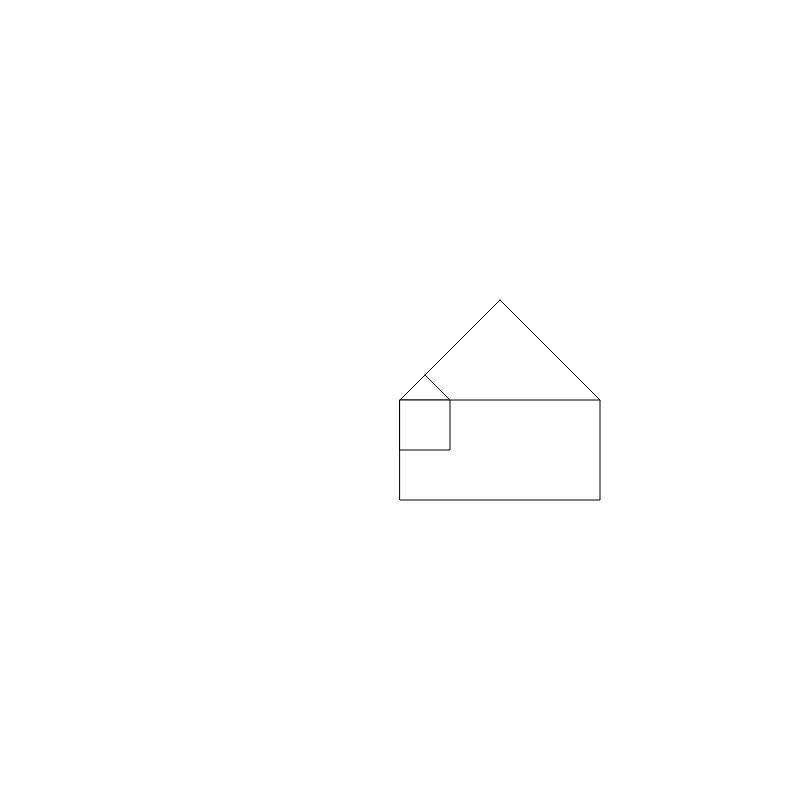
Frame 1 (no input)
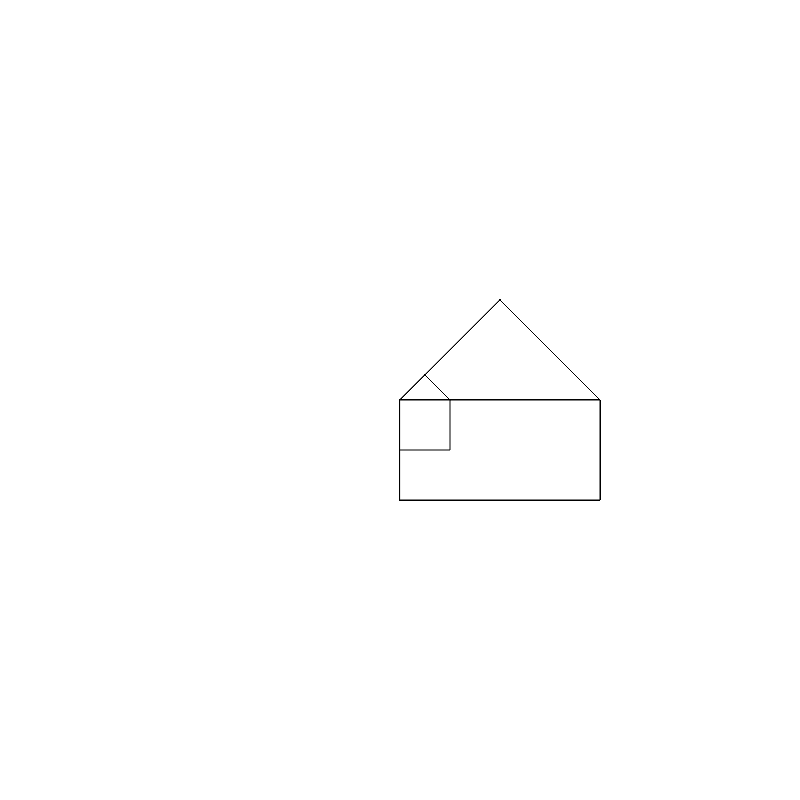
Frame 60 (no input)
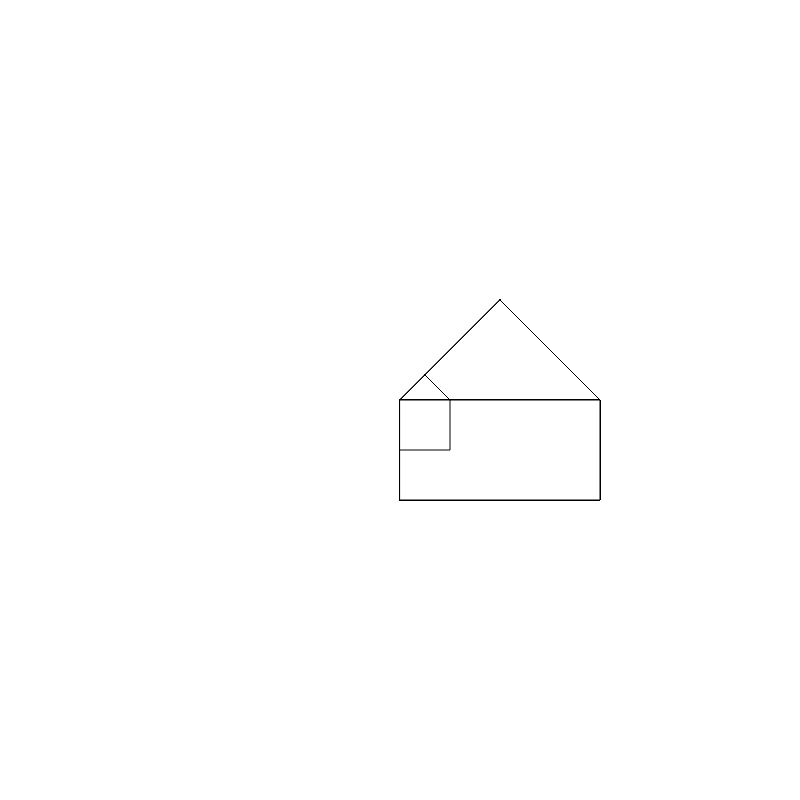
Frame 120 (the mouse pressed at the canvas centre since frame 60)

The p5.js sketch that drew these frames (run headless with seeded random() and noise() and a simulated clock; from frame 60 on, the mouse is pressed at the canvas centre):

// p5.js sketch
// ── sketch.js
function setup() {
  // put setup code here
createCanvas(800,800);
}

function draw() {
  // put drawing code here
var housewidth = 200;
rect(width/2, height/2, housewidth, housewidth/2);
line(width/2, height/2, housewidth/2+width/2, height/2-housewidth/2);
line(width/2+housewidth, height/2, housewidth/2+width/2, height/2-housewidth/2);

rect(width/2, height/2, housewidth/4, housewidth/4);
line(width/2, height/2, housewidth/8+width/2, height/2-housewidth/8);
line(width/2+housewidth/4, height/2, housewidth/8+width/2, height/2-housewidth/8);
}
